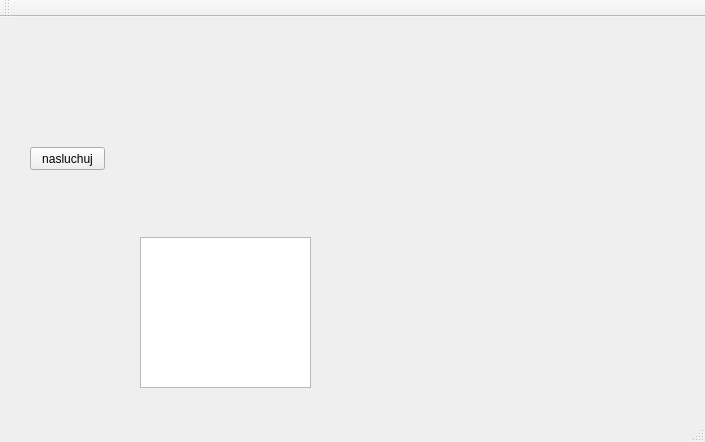
<?xml version="1.0" encoding="UTF-8"?>
<ui version="4.0">
 <class>MainWindow</class>
 <widget class="QMainWindow" name="MainWindow">
  <property name="geometry">
   <rect>
    <x>0</x>
    <y>0</y>
    <width>705</width>
    <height>442</height>
   </rect>
  </property>
  <property name="windowTitle">
   <string>MainWindow</string>
  </property>
  <widget class="QWidget" name="centralWidget">
   <widget class="QPushButton" name="pushButton">
    <property name="geometry">
     <rect>
      <x>30</x>
      <y>130</y>
      <width>75</width>
      <height>23</height>
     </rect>
    </property>
    <property name="text">
     <string>nasluchuj</string>
    </property>
   </widget>
   <widget class="QTextEdit" name="textEdit">
    <property name="geometry">
     <rect>
      <x>140</x>
      <y>220</y>
      <width>171</width>
      <height>151</height>
     </rect>
    </property>
   </widget>
  </widget>
  <widget class="QMenuBar" name="menuBar">
   <property name="geometry">
    <rect>
     <x>0</x>
     <y>0</y>
     <width>705</width>
     <height>21</height>
    </rect>
   </property>
  </widget>
  <widget class="QToolBar" name="mainToolBar">
   <attribute name="toolBarArea">
    <enum>TopToolBarArea</enum>
   </attribute>
   <attribute name="toolBarBreak">
    <bool>false</bool>
   </attribute>
  </widget>
  <widget class="QStatusBar" name="statusBar"/>
 </widget>
 <layoutdefault spacing="6" margin="11"/>
 <resources/>
 <connections/>
</ui>
